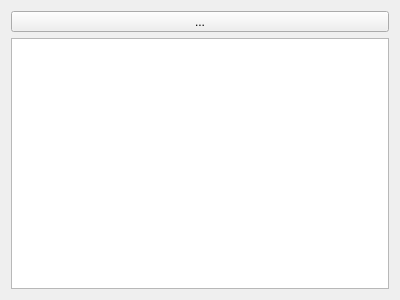
<?xml version="1.0" encoding="UTF-8"?>
<ui version="4.0">
 <class>MonitoringWidget</class>
 <widget class="QWidget" name="MonitoringWidget">
  <property name="geometry">
   <rect>
    <x>0</x>
    <y>0</y>
    <width>400</width>
    <height>300</height>
   </rect>
  </property>
  <property name="windowTitle">
   <string>Form</string>
  </property>
  <layout class="QVBoxLayout" name="layout">
   <item>
    <widget class="QToolButton" name="startButton">
     <property name="sizePolicy">
      <sizepolicy hsizetype="Expanding" vsizetype="Fixed">
       <horstretch>0</horstretch>
       <verstretch>0</verstretch>
      </sizepolicy>
     </property>
     <property name="text">
      <string>...</string>
     </property>
    </widget>
   </item>
   <item>
    <widget class="QListView" name="testView"/>
   </item>
  </layout>
 </widget>
 <resources/>
 <connections/>
</ui>
